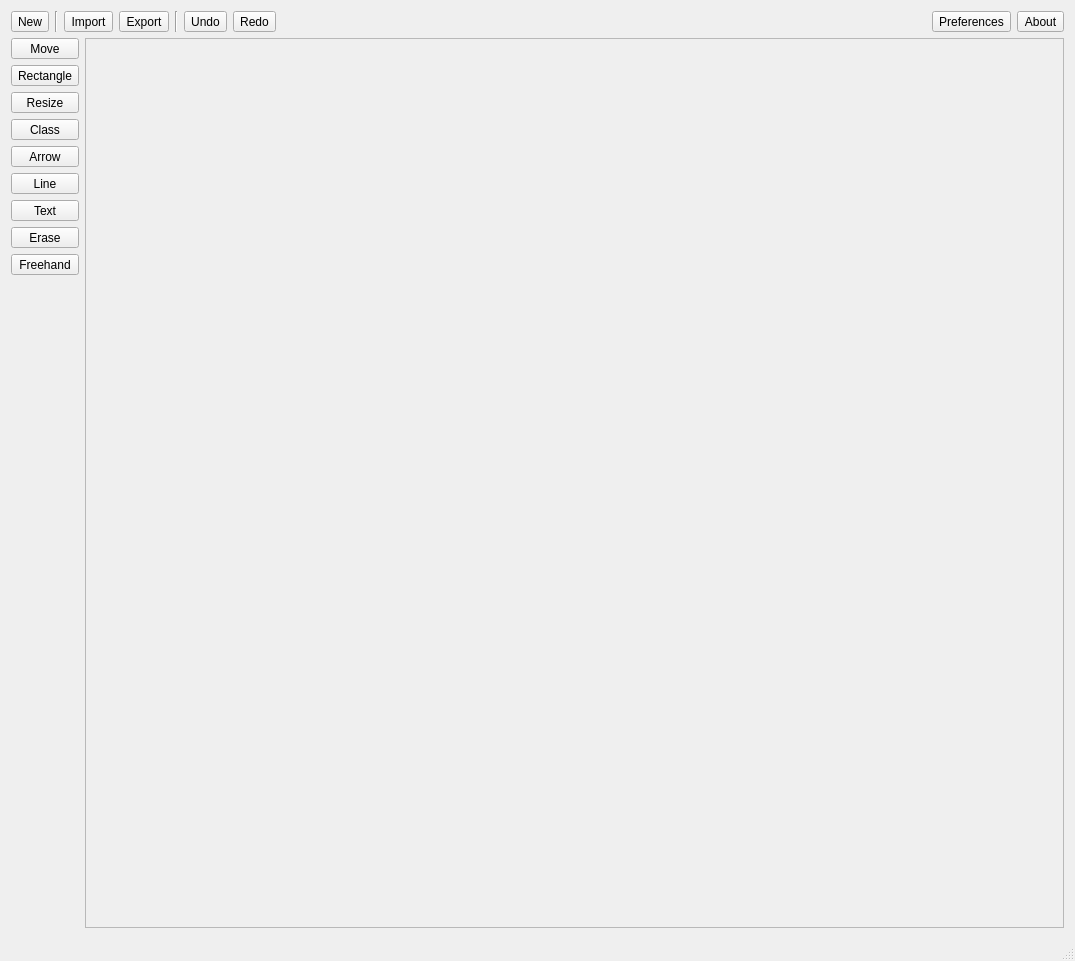
<?xml version="1.0" encoding="UTF-8"?>
<ui version="4.0">
 <class>MainWindow</class>
 <widget class="QMainWindow" name="MainWindow">
  <property name="geometry">
   <rect>
    <x>0</x>
    <y>0</y>
    <width>1075</width>
    <height>961</height>
   </rect>
  </property>
  <property name="windowTitle">
   <string>AsciiFlow</string>
  </property>
  <widget class="QWidget" name="centralWidget">
   <layout class="QHBoxLayout" name="horizontalLayout">
    <item>
     <layout class="QVBoxLayout" name="verticalLayout_2">
      <item>
       <layout class="QHBoxLayout" name="horizontalLayout_3">
        <item>
         <widget class="QToolButton" name="btnNew">
          <property name="sizePolicy">
           <sizepolicy hsizetype="Minimum" vsizetype="Minimum">
            <horstretch>0</horstretch>
            <verstretch>0</verstretch>
           </sizepolicy>
          </property>
          <property name="text">
           <string>New</string>
          </property>
          <property name="icon">
           <iconset resource="resource.qrc">
            <normaloff>:/ico/New.png</normaloff>:/ico/New.png</iconset>
          </property>
          <property name="iconSize">
           <size>
            <width>50</width>
            <height>50</height>
           </size>
          </property>
          <property name="toolButtonStyle">
           <enum>Qt::ToolButtonTextUnderIcon</enum>
          </property>
         </widget>
        </item>
        <item>
         <widget class="Line" name="line">
          <property name="orientation">
           <enum>Qt::Vertical</enum>
          </property>
         </widget>
        </item>
        <item>
         <widget class="QToolButton" name="btnImport">
          <property name="sizePolicy">
           <sizepolicy hsizetype="Minimum" vsizetype="Minimum">
            <horstretch>0</horstretch>
            <verstretch>0</verstretch>
           </sizepolicy>
          </property>
          <property name="text">
           <string>Import</string>
          </property>
          <property name="icon">
           <iconset resource="resource.qrc">
            <normaloff>:/ico/Import.png</normaloff>:/ico/Import.png</iconset>
          </property>
          <property name="iconSize">
           <size>
            <width>50</width>
            <height>50</height>
           </size>
          </property>
          <property name="toolButtonStyle">
           <enum>Qt::ToolButtonTextUnderIcon</enum>
          </property>
         </widget>
        </item>
        <item>
         <widget class="QToolButton" name="btnExport">
          <property name="sizePolicy">
           <sizepolicy hsizetype="Minimum" vsizetype="Minimum">
            <horstretch>0</horstretch>
            <verstretch>0</verstretch>
           </sizepolicy>
          </property>
          <property name="text">
           <string>Export</string>
          </property>
          <property name="icon">
           <iconset resource="resource.qrc">
            <normaloff>:/ico/Export.png</normaloff>:/ico/Export.png</iconset>
          </property>
          <property name="iconSize">
           <size>
            <width>50</width>
            <height>50</height>
           </size>
          </property>
          <property name="toolButtonStyle">
           <enum>Qt::ToolButtonTextUnderIcon</enum>
          </property>
         </widget>
        </item>
        <item>
         <widget class="Line" name="line_2">
          <property name="orientation">
           <enum>Qt::Vertical</enum>
          </property>
         </widget>
        </item>
        <item>
         <widget class="QToolButton" name="btnUndo">
          <property name="sizePolicy">
           <sizepolicy hsizetype="Minimum" vsizetype="Minimum">
            <horstretch>0</horstretch>
            <verstretch>0</verstretch>
           </sizepolicy>
          </property>
          <property name="text">
           <string>Undo</string>
          </property>
          <property name="icon">
           <iconset resource="resource.qrc">
            <normaloff>:/ico/Undo.png</normaloff>:/ico/Undo.png</iconset>
          </property>
          <property name="iconSize">
           <size>
            <width>50</width>
            <height>50</height>
           </size>
          </property>
          <property name="toolButtonStyle">
           <enum>Qt::ToolButtonTextUnderIcon</enum>
          </property>
         </widget>
        </item>
        <item>
         <widget class="QToolButton" name="btnRedo">
          <property name="sizePolicy">
           <sizepolicy hsizetype="Minimum" vsizetype="Minimum">
            <horstretch>0</horstretch>
            <verstretch>0</verstretch>
           </sizepolicy>
          </property>
          <property name="text">
           <string>Redo</string>
          </property>
          <property name="icon">
           <iconset resource="resource.qrc">
            <normaloff>:/ico/Redo.png</normaloff>:/ico/Redo.png</iconset>
          </property>
          <property name="iconSize">
           <size>
            <width>50</width>
            <height>50</height>
           </size>
          </property>
          <property name="toolButtonStyle">
           <enum>Qt::ToolButtonTextUnderIcon</enum>
          </property>
         </widget>
        </item>
        <item>
         <spacer name="horizontalSpacer">
          <property name="orientation">
           <enum>Qt::Horizontal</enum>
          </property>
          <property name="sizeHint" stdset="0">
           <size>
            <width>40</width>
            <height>20</height>
           </size>
          </property>
         </spacer>
        </item>
        <item>
         <widget class="QToolButton" name="btnSettings">
          <property name="sizePolicy">
           <sizepolicy hsizetype="Minimum" vsizetype="Minimum">
            <horstretch>0</horstretch>
            <verstretch>0</verstretch>
           </sizepolicy>
          </property>
          <property name="text">
           <string>Preferences</string>
          </property>
          <property name="icon">
           <iconset resource="resource.qrc">
            <normaloff>:/ico/Prefs.png</normaloff>:/ico/Prefs.png</iconset>
          </property>
          <property name="iconSize">
           <size>
            <width>50</width>
            <height>50</height>
           </size>
          </property>
          <property name="toolButtonStyle">
           <enum>Qt::ToolButtonTextUnderIcon</enum>
          </property>
         </widget>
        </item>
        <item>
         <widget class="QToolButton" name="btnAbout">
          <property name="sizePolicy">
           <sizepolicy hsizetype="Minimum" vsizetype="Minimum">
            <horstretch>0</horstretch>
            <verstretch>0</verstretch>
           </sizepolicy>
          </property>
          <property name="text">
           <string>About</string>
          </property>
          <property name="icon">
           <iconset resource="resource.qrc">
            <normaloff>:/ico/About.png</normaloff>:/ico/About.png</iconset>
          </property>
          <property name="iconSize">
           <size>
            <width>50</width>
            <height>50</height>
           </size>
          </property>
          <property name="toolButtonStyle">
           <enum>Qt::ToolButtonTextUnderIcon</enum>
          </property>
         </widget>
        </item>
       </layout>
      </item>
      <item>
       <layout class="QHBoxLayout" name="horizontalLayout_2">
        <item>
         <layout class="QVBoxLayout" name="verticalLayout">
          <item>
           <widget class="QToolButton" name="btnToolMove">
            <property name="sizePolicy">
             <sizepolicy hsizetype="Minimum" vsizetype="Minimum">
              <horstretch>0</horstretch>
              <verstretch>0</verstretch>
             </sizepolicy>
            </property>
            <property name="text">
             <string>Move</string>
            </property>
            <property name="icon">
             <iconset resource="resource.qrc">
              <normaloff>:/ico/Move.png</normaloff>:/ico/Move.png</iconset>
            </property>
            <property name="iconSize">
             <size>
              <width>50</width>
              <height>50</height>
             </size>
            </property>
            <property name="checkable">
             <bool>true</bool>
            </property>
            <property name="toolButtonStyle">
             <enum>Qt::ToolButtonTextUnderIcon</enum>
            </property>
           </widget>
          </item>
          <item>
           <widget class="QToolButton" name="btnToolRectangle">
            <property name="sizePolicy">
             <sizepolicy hsizetype="Minimum" vsizetype="Minimum">
              <horstretch>0</horstretch>
              <verstretch>0</verstretch>
             </sizepolicy>
            </property>
            <property name="text">
             <string>Rectangle</string>
            </property>
            <property name="icon">
             <iconset resource="resource.qrc">
              <normaloff>:/ico/rectangle.png</normaloff>:/ico/rectangle.png</iconset>
            </property>
            <property name="iconSize">
             <size>
              <width>50</width>
              <height>50</height>
             </size>
            </property>
            <property name="checkable">
             <bool>true</bool>
            </property>
            <property name="toolButtonStyle">
             <enum>Qt::ToolButtonTextUnderIcon</enum>
            </property>
           </widget>
          </item>
          <item>
           <widget class="QToolButton" name="btnToolResize">
            <property name="sizePolicy">
             <sizepolicy hsizetype="Minimum" vsizetype="Minimum">
              <horstretch>0</horstretch>
              <verstretch>0</verstretch>
             </sizepolicy>
            </property>
            <property name="text">
             <string>Resize</string>
            </property>
            <property name="icon">
             <iconset resource="resource.qrc">
              <normaloff>:/ico/Resize.png</normaloff>:/ico/Resize.png</iconset>
            </property>
            <property name="iconSize">
             <size>
              <width>50</width>
              <height>50</height>
             </size>
            </property>
            <property name="checkable">
             <bool>true</bool>
            </property>
            <property name="toolButtonStyle">
             <enum>Qt::ToolButtonTextUnderIcon</enum>
            </property>
           </widget>
          </item>
          <item>
           <widget class="QToolButton" name="btnToolClass">
            <property name="sizePolicy">
             <sizepolicy hsizetype="Minimum" vsizetype="Minimum">
              <horstretch>0</horstretch>
              <verstretch>0</verstretch>
             </sizepolicy>
            </property>
            <property name="text">
             <string>Class</string>
            </property>
            <property name="icon">
             <iconset resource="resource.qrc">
              <normaloff>:/ico/class.png</normaloff>:/ico/class.png</iconset>
            </property>
            <property name="iconSize">
             <size>
              <width>50</width>
              <height>50</height>
             </size>
            </property>
            <property name="checkable">
             <bool>true</bool>
            </property>
            <property name="toolButtonStyle">
             <enum>Qt::ToolButtonTextUnderIcon</enum>
            </property>
           </widget>
          </item>
          <item>
           <widget class="QToolButton" name="btnToolArrow">
            <property name="sizePolicy">
             <sizepolicy hsizetype="Minimum" vsizetype="Minimum">
              <horstretch>0</horstretch>
              <verstretch>0</verstretch>
             </sizepolicy>
            </property>
            <property name="text">
             <string>Arrow</string>
            </property>
            <property name="icon">
             <iconset resource="resource.qrc">
              <normaloff>:/ico/Arrow.png</normaloff>:/ico/Arrow.png</iconset>
            </property>
            <property name="iconSize">
             <size>
              <width>50</width>
              <height>50</height>
             </size>
            </property>
            <property name="checkable">
             <bool>true</bool>
            </property>
            <property name="toolButtonStyle">
             <enum>Qt::ToolButtonTextUnderIcon</enum>
            </property>
           </widget>
          </item>
          <item>
           <widget class="QToolButton" name="btnToolLine">
            <property name="sizePolicy">
             <sizepolicy hsizetype="Minimum" vsizetype="Minimum">
              <horstretch>0</horstretch>
              <verstretch>0</verstretch>
             </sizepolicy>
            </property>
            <property name="text">
             <string>Line</string>
            </property>
            <property name="icon">
             <iconset resource="resource.qrc">
              <normaloff>:/ico/Line.png</normaloff>:/ico/Line.png</iconset>
            </property>
            <property name="iconSize">
             <size>
              <width>50</width>
              <height>50</height>
             </size>
            </property>
            <property name="checkable">
             <bool>true</bool>
            </property>
            <property name="toolButtonStyle">
             <enum>Qt::ToolButtonTextUnderIcon</enum>
            </property>
           </widget>
          </item>
          <item>
           <widget class="QToolButton" name="btnToolText">
            <property name="sizePolicy">
             <sizepolicy hsizetype="Minimum" vsizetype="Minimum">
              <horstretch>0</horstretch>
              <verstretch>0</verstretch>
             </sizepolicy>
            </property>
            <property name="text">
             <string>Text</string>
            </property>
            <property name="icon">
             <iconset resource="resource.qrc">
              <normaloff>:/ico/Text.png</normaloff>:/ico/Text.png</iconset>
            </property>
            <property name="iconSize">
             <size>
              <width>50</width>
              <height>50</height>
             </size>
            </property>
            <property name="checkable">
             <bool>true</bool>
            </property>
            <property name="toolButtonStyle">
             <enum>Qt::ToolButtonTextUnderIcon</enum>
            </property>
           </widget>
          </item>
          <item>
           <widget class="QToolButton" name="btnToolErase">
            <property name="sizePolicy">
             <sizepolicy hsizetype="Minimum" vsizetype="Minimum">
              <horstretch>0</horstretch>
              <verstretch>0</verstretch>
             </sizepolicy>
            </property>
            <property name="text">
             <string>Erase</string>
            </property>
            <property name="icon">
             <iconset resource="resource.qrc">
              <normaloff>:/ico/Erase.png</normaloff>:/ico/Erase.png</iconset>
            </property>
            <property name="iconSize">
             <size>
              <width>50</width>
              <height>50</height>
             </size>
            </property>
            <property name="checkable">
             <bool>true</bool>
            </property>
            <property name="toolButtonStyle">
             <enum>Qt::ToolButtonTextUnderIcon</enum>
            </property>
           </widget>
          </item>
          <item>
           <widget class="QToolButton" name="btnToolFreehand">
            <property name="sizePolicy">
             <sizepolicy hsizetype="Minimum" vsizetype="Minimum">
              <horstretch>0</horstretch>
              <verstretch>0</verstretch>
             </sizepolicy>
            </property>
            <property name="text">
             <string>Freehand</string>
            </property>
            <property name="icon">
             <iconset resource="resource.qrc">
              <normaloff>:/ico/Freehand.png</normaloff>:/ico/Freehand.png</iconset>
            </property>
            <property name="iconSize">
             <size>
              <width>50</width>
              <height>50</height>
             </size>
            </property>
            <property name="checkable">
             <bool>true</bool>
            </property>
            <property name="toolButtonStyle">
             <enum>Qt::ToolButtonTextUnderIcon</enum>
            </property>
           </widget>
          </item>
          <item>
           <spacer name="verticalSpacer">
            <property name="orientation">
             <enum>Qt::Vertical</enum>
            </property>
            <property name="sizeHint" stdset="0">
             <size>
              <width>20</width>
              <height>40</height>
             </size>
            </property>
           </spacer>
          </item>
         </layout>
        </item>
        <item>
         <widget class="QScrollArea" name="scrollArea">
          <property name="widgetResizable">
           <bool>true</bool>
          </property>
          <widget class="QAsciiArt" name="customArea">
           <property name="geometry">
            <rect>
             <x>0</x>
             <y>0</y>
             <width>964</width>
             <height>822</height>
            </rect>
           </property>
           <property name="sizePolicy">
            <sizepolicy hsizetype="Expanding" vsizetype="Expanding">
             <horstretch>0</horstretch>
             <verstretch>0</verstretch>
            </sizepolicy>
           </property>
          </widget>
         </widget>
        </item>
       </layout>
      </item>
     </layout>
    </item>
   </layout>
  </widget>
  <widget class="QStatusBar" name="statusBar"/>
  <action name="actionUndo">
   <property name="text">
    <string>Undo</string>
   </property>
   <property name="toolTip">
    <string>Undo</string>
   </property>
  </action>
  <action name="actionRedo">
   <property name="text">
    <string>Redo</string>
   </property>
   <property name="toolTip">
    <string>Redo</string>
   </property>
  </action>
  <action name="actionNew">
   <property name="text">
    <string>New</string>
   </property>
   <property name="toolTip">
    <string>New</string>
   </property>
  </action>
  <action name="actionExport">
   <property name="text">
    <string>Export</string>
   </property>
   <property name="toolTip">
    <string>Export</string>
   </property>
  </action>
  <action name="actionImport">
   <property name="text">
    <string>Import</string>
   </property>
   <property name="toolTip">
    <string>Import</string>
   </property>
  </action>
  <action name="actionToolMove">
   <property name="text">
    <string>Move</string>
   </property>
   <property name="toolTip">
    <string>Move</string>
   </property>
  </action>
  <action name="actionToolRectangle">
   <property name="text">
    <string>Rectangle</string>
   </property>
   <property name="toolTip">
    <string>Rectangle</string>
   </property>
  </action>
  <action name="actionToolClass">
   <property name="text">
    <string>Class</string>
   </property>
   <property name="toolTip">
    <string>Class</string>
   </property>
  </action>
  <action name="actionToolArrow">
   <property name="text">
    <string>Arrow</string>
   </property>
  </action>
  <action name="actionToolErase">
   <property name="text">
    <string>Erase</string>
   </property>
   <property name="toolTip">
    <string>Erase</string>
   </property>
  </action>
  <action name="actionToolFreehand">
   <property name="text">
    <string>Freehand</string>
   </property>
   <property name="toolTip">
    <string>Freehand</string>
   </property>
  </action>
  <action name="actionToolText">
   <property name="text">
    <string>Text</string>
   </property>
   <property name="toolTip">
    <string>Text</string>
   </property>
  </action>
  <action name="actionAbout">
   <property name="text">
    <string>About</string>
   </property>
   <property name="toolTip">
    <string>About</string>
   </property>
  </action>
  <action name="actionToolLine">
   <property name="text">
    <string>Line</string>
   </property>
   <property name="toolTip">
    <string>Line</string>
   </property>
  </action>
  <action name="actionToolResize">
   <property name="text">
    <string>Resize</string>
   </property>
   <property name="toolTip">
    <string>Resize</string>
   </property>
  </action>
 </widget>
 <layoutdefault spacing="6" margin="11"/>
 <customwidgets>
  <customwidget>
   <class>QAsciiArt</class>
   <extends>QWidget</extends>
   <header>qasciiart.h</header>
   <container>1</container>
  </customwidget>
 </customwidgets>
 <tabstops>
  <tabstop>btnNew</tabstop>
  <tabstop>btnImport</tabstop>
  <tabstop>btnExport</tabstop>
  <tabstop>btnUndo</tabstop>
  <tabstop>btnRedo</tabstop>
  <tabstop>btnSettings</tabstop>
  <tabstop>btnAbout</tabstop>
  <tabstop>btnToolMove</tabstop>
  <tabstop>btnToolRectangle</tabstop>
  <tabstop>btnToolClass</tabstop>
  <tabstop>btnToolArrow</tabstop>
  <tabstop>btnToolLine</tabstop>
  <tabstop>btnToolText</tabstop>
  <tabstop>btnToolErase</tabstop>
  <tabstop>btnToolFreehand</tabstop>
  <tabstop>scrollArea</tabstop>
 </tabstops>
 <resources>
  <include location="resource.qrc"/>
 </resources>
 <connections/>
</ui>
